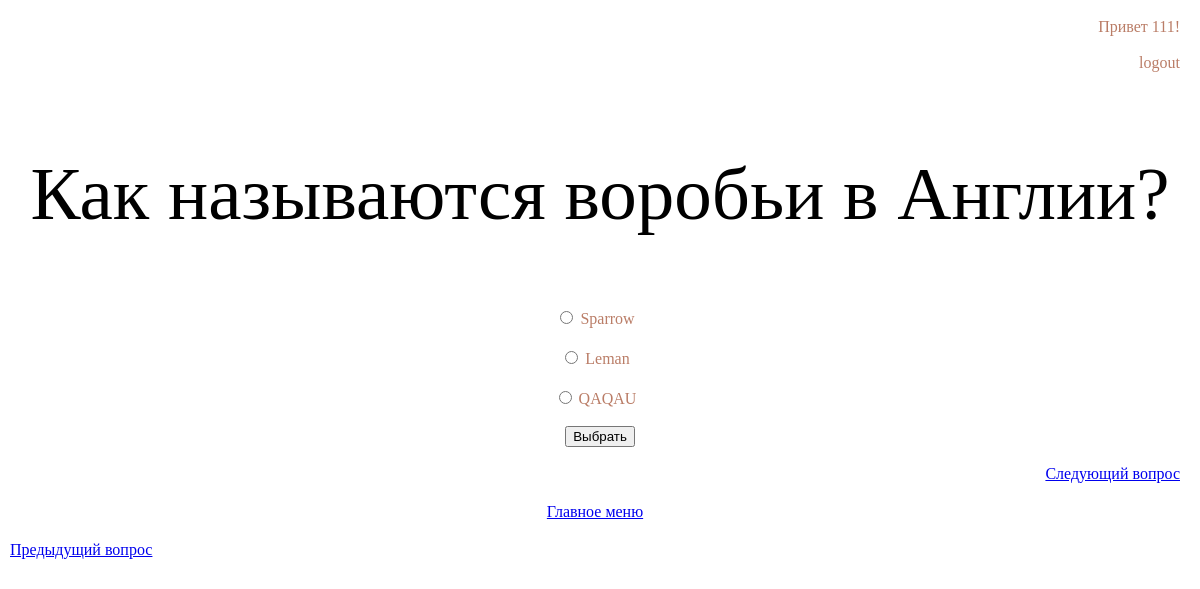
The app's page /1/1/ (signed in) with its own data.
### quiz/apps/questions/models.py (models this page shows)
class Question (models.Model):
    quiz = models.ForeignKey('Quiz', on_delete=models.CASCADE)
    question_text = models.CharField('Текст вопроса', max_length = 500)
    variant_1 = models.CharField('Вариант 1', max_length = 200)
    variant_2 = models.CharField('Вариант 2', max_length = 200)
    variant_3 = models.CharField('Вариант 3', max_length = 200)
    correct_var = models.CharField('Правильный вариант', max_length=200)
    value = models.IntegerField("Ценность вопроса")
    def __str__(self):
        return self.question_text

### quiz/apps/questions/views.py (the view, shortened to what this page needs)
# urls.py: path('<int:quiz_id>/<int:question_id>/', views.question, name = 'question'),
def question(request, question_id, quiz_id):
    try:
        quiz_num = Quiz.objects.get(id=quiz_id)
        question_setup = quiz_num.question_set.all()[question_id]
        questions_quant = int(quiz_num.question_set.count())
        next_question_id = int(question_id)+ 1
        prev_question_id = int(question_id) - 1
        variant_1 = question_setup.variant_1
        variant_2 = question_setup.variant_2
        variant_3 = question_setup.variant_3
        correct_var = question_setup.correct_var
        value = question_setup.value
        cursor = connection.cursor()
        user = request.user.get_username()
        sql_record_for_question = """SELECT questions_question.question_text, questions_score.score, auth_user.username
        FROM questions_score
        LEFT JOIN questions_question ON questions_score.question_id = questions_question.id
        LEFT JOIN auth_user on questions_score.user_id = auth_user.id
        WHERE auth_user.username = '%s' and questions_question.question_text = '%s'""" %(user, question_setup)
        cursor.execute(sql_record_for_question)
        total = cursor.fetchall()
        cursor.close()
    except:
        raise Http404 ('Вопрос не найден')
    if request.POST.get('var') == correct_var:
        cursor = connection.cursor()
        user = request.user.get_username()
        sql_record = """SELECT questions_question.question_text, questions_score.score, auth_user.username
        FROM questions_score
        LEFT JOIN questions_question ON questions_score.question_id = questions_question.id
        LEFT JOIN auth_user on questions_score.user_id = auth_user.id
        WHERE auth_user.username = '%s' and questions_question.question_text = '%s'""" %(user, question_setup)
        cursor.execute(sql_record)
        results = cursor.fetchall()
        cursor.close()
        if user == "" and results == []:
            messages.add_message(request, messages.SUCCESS, 'Правильно!')
        elif user != "" and results == []:
            user_for_input = request.user.get_username()
            messages.add_message(request, messages.SUCCESS, ('Правильно! Игрок {} получает {} очков').format(user_for_input, value))
            select_user_id = """select auth_user.id
            from auth_user
            WHERE auth_user.username = '%s'""" %(user,)
            cursor = connection.cursor()
            cursor.execute(select_user_id)
            user_id = cursor.fetchall()
            select_questions_id = """SELECT id from questions_question where question_text = '%s'""" %(question_setup,)
            cursor.execute(select_questions_id)
            quest_id = cursor.fetchall()
            inserting_score = """INSERT INTO questions_score  (score, question_id, user_id) values ('%s', '%s', '%s')""" %(value, quest_id[0][0], user_id[0][0],)
            cursor.execute(inserting_score)
            inserted_score = cursor.fetchall()
            cursor.close()
        elif user != "" and results != []:
            player = results[0][2]
            messages.add_message(request, messages.SUCCESS, ('Правильно! Игрок {} отгадал вопрос раньше и получил {} очков').format(player, value))
        cursor.close()
        return render(request, 'questions/question.html',
                      {'question_setup': question_setup, "variant_1": variant_1, "variant_2": variant_2,
                       "variant_3": variant_3, 'correct_var':correct_var, 'next_question_id':next_question_id,
                       'prev_question_id':prev_question_id, 'quiz_id':quiz_id, 'questions_quant':questions_quant, 'value':value})
    else :
        return render(request, 'questions/question.html',
                      {'question_setup': question_setup, "variant_1": variant_1, "variant_2": variant_2,
                       "variant_3": variant_3, 'correct_var':correct_var, 'next_question_id':next_question_id,
                       'prev_question_id':prev_question_id, 'quiz_id':quiz_id, 'questions_quant':questions_quant})

### quiz/templates/questions/question.html (shortened to what this page needs)
{% extends 'questions/base.html' %}
{% load static%}
{% block content %}
    {% if question_setup %}
    <p class="text1">{{question_setup}}</p><br>
    {% else %}
        Вопросы не найдены
    {% endif %}
    {% if variant_1 %}
        <form method="POST">
        <p class="s3" align="center"><input name="var" type="radio" value="{{variant_1}}"> {{variant_1}}</p>
        <p class="s3" align="center"><input name="var" type="radio" value="{{variant_2}}"> {{variant_2}}</p>
        <p class="s3" align="center"><input name="var" type="radio" value="{{variant_3}}"> {{variant_3}}</p>
        <p align="center"><input type="submit" value="Выбрать"></p>
    {% else %}
        Есть варианты то?
    {% endif %}
    {% if next_question_id < questions_quant %}
        <p class = 's3' align="right"><a href="/{{quiz_id}}/{{next_question_id}}">Следующий вопрос </a></p>
            <p class = 's3' align="center"><a href="../../quizes" >Главное меню </a></p>
    {% else %}
        <p class = 'ac' align="center"><a href="../../quizes" >Главное меню </a></p>
    {% endif %}
     {% if prev_question_id >= 0%}
        <p class = 'ac'><a href="/{{quiz_id}}/{{prev_question_id}}">Предыдущий вопрос </a></p>
     {% endif %}
{% endblock %}

### quiz/templates/questions/base.html (shortened to what this page needs)
<!DOCTYPE html>
{% load static %}
{% load staticfiles %}
<html lang="en">
<head>
    <link rel="stylesheet" href="{% static 'css/questions.css' %}">
</head>
<body>
    {% if user.is_authenticated %}
    <p align="right" class = 's3'> Привет {{ user.username }}!</p>
        <p align="right" ><a href="{% url 'LogoutView' %}" class = 's3'>logout</a></p><br>
    {% else %}
        <p align="right"  class="s3">Вы не вошли в систему</p>
        <p align="right"><a href="{% url 'login_user' %}" class="s3">Войти</a><br></p>
        <p align="right"><a href="{% url 'signup' %}" class="s3">Зарегистрироваться</a><br></p>
    {%endif%}
    {% block content %}
    {% endblock %}
</body>
</html>

### quiz/static/css/questions.css (style rules this page uses)
.ac { color: red; border: 2px solid transparent; text-decoration:none; font-family: 'Pacifico', cursive; padding-right: 20px; }
.s3 { color: #BA7D67; border: 2px solid transparent; text-decoration:none; font-family: 'Pacifico', cursive; padding-right: 10px; }
.text1 { padding: 5px; margin-bottom: 30px; margin-top: 40px; vertical-align:middle; font-family: 'Pacifico', cursive; font-size:75px; text-align: center; }

### records on screen
Question: question_text "Как называются воробьи в Англии?", variant_1 "Sparrow", variant_2 "Leman", variant_3 "QAQAU"

### other values on screen
{{ user.username }} "111"
